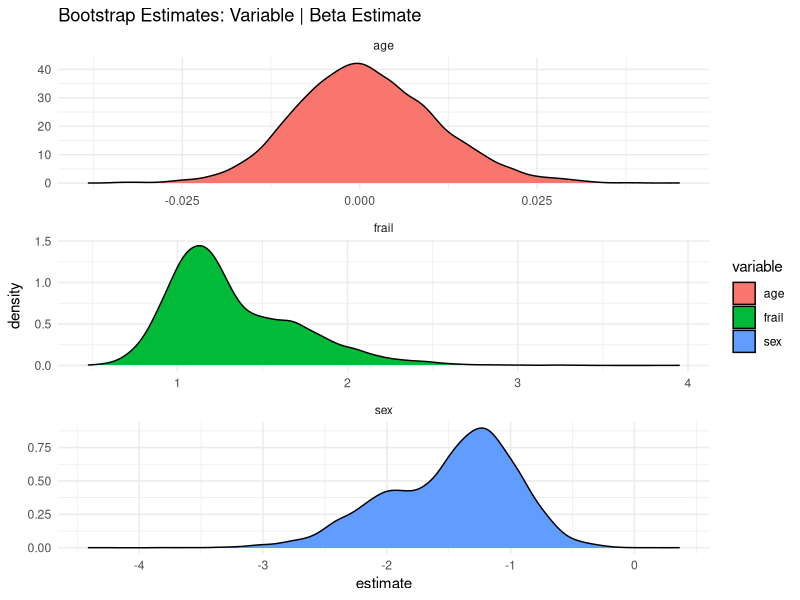

Recreate this plot in R.
## ---- chunk 1
knitr::opts_chunk$set(echo = TRUE)
suppressPackageStartupMessages( library(survival))
suppressPackageStartupMessages( library(survminer))
suppressPackageStartupMessages( library(boot))
suppressPackageStartupMessages( library(ggplot2))
suppressPackageStartupMessages( library(parallel))
suppressPackageStartupMessages( library(data.table))
## ---- chunk 2
data("kidney")
kidney <- data.table(kidney)
#parallelize bootstrap to speed up compute
B <- 1e04

bs_res <- rbindlist(mclapply(1:B, function(b) {
  pick_indices <- sample(1:nrow(kidney), size = nrow(kidney), replace = T)
  bs_data <- kidney[pick_indices]
  bs_mod <- coxph(Surv(time, status) ~ age + sex + frail , data = bs_data)
  df_coef <- data.table(variable = names(bs_mod$coefficients) ,
                         estimate = as.numeric(bs_mod$coefficients), 
                         estimate_type = 'Beta',  stringsAsFactors = F)
  df_se <- data.table(variable = names(bs_mod$coefficients) ,
                         estimate = sqrt(diag(bs_mod$var)), 
                         estimate_type = 'Standard Error',  stringsAsFactors = F)
  return(rbindlist(list(df_coef, df_se)))
}, mc.cores = 10))

#summarize bootstrap results
sum_res <- bs_res[ ,.(bs_mean = mean(estimate, na.rm=T)),.(variable,estimate_type)]
se <- sum_res[estimate_type == 'Standard Error']$bs_mean
sum_res <- sum_res[estimate_type == 'Beta']
sum_res <- transform(sum_res, 
                     std_err = paste0('[',round(bs_mean - 1.645*se,digits = 3),',',round(bs_mean + 1.645*se,digits = 3),']'),
                     bs_mean = round(bs_mean, digits = 3),
                     estimate_type = NULL)
setnames(sum_res, names(sum_res), c('Variable','Estimate (Mean)','Std Error (1.645 * Mean SE)'))
knitr::kable(sum_res,caption = 'PH Regression: Bootstrap Results (B = 10,000)',align = 'c')
## ---- chunk 3
############Function for bootstrapping "Age"
bs_fun_age <- function(data, indices){
	bs_dat <- data[indices,]
  	res.cox <- coxph(Surv(time, status) ~ age + sex + frail , data = bs_dat)
  	return(c(as.numeric(res.cox$coefficients["age"])))
}
############Sex
bs_fun_sex <- function(data, indices){
	bs_dat <- data[indices,]
  	res.cox <- coxph(Surv(time, status) ~ age + sex + frail , data = bs_dat)
  	return(as.numeric(res.cox$coefficients["sex"]))
}
############Frail
bs_fun_frail <- function(data, indices){
	bs_dat <- data[indices,]
  	res.cox <- coxph(Surv(time, status) ~ age + sex + frail , data = bs_dat)
  	return(as.numeric(res.cox$coefficients["frail"]))
}

#boot objects
bs_res_age <- suppressWarnings(boot(kidney, bs_fun_age, R=B,parallel = 'multicore',
                                    ncpus = 10))
bs_res_sex <- suppressWarnings(boot(kidney, bs_fun_sex, R=B, parallel = 'multicore',
                                    ncpus=10))
bs_res_frail <- suppressWarnings(boot(kidney, bs_fun_frail, R=B, parallel = 'multicore',
                                      ncpus = 10))
#ci results
bs_ci_age <- suppressWarnings(boot.ci(bs_res_age, conf = 0.90, 
                                      var.t0 = NULL, type = "norm", parallel = 'multicore',
                                      ncpus = 10))

bs_ci_sex <- suppressWarnings(boot.ci(bs_res_sex, conf = 0.90, var.t0 = NULL, type = "norm", 
                                      parallel = 'multicore', ncpus = 10))

bs_ci_frail <- suppressWarnings(boot.ci(bs_res_frail, conf = 0.90, var.t0 = NULL, type = "norm", 
                                        parallel = 'multicore', ncpus = 10))

# summarize and table it up
get_upper_lower <- function(x){
  upper = round(x$normal[2],digits = 3)
  lower = round(x$normal[3], digits = 3)
  return(paste0('[',upper,',',lower,']'))
}

comp_table <- data.frame(
  variable = c('age','sex','frail'),
  interval = c(get_upper_lower(bs_ci_age),get_upper_lower(bs_ci_sex),get_upper_lower(bs_ci_frail)),
  interval_by_hand = sum_res[,3,with=F],
  stringsAsFactors = F
)
# setnames(comp_table, names(comp_table), c('Variable', 'Interval: boot Package',
#                                           'Interval: Hand Calculation'))
# knitr::kable(comp_table,caption = 'Bootstrap Results Comparison (B = 10,000)',align = 'c')
## ---- chunk 4
ggplot(bs_res[estimate_type == 'Beta'], aes(x = estimate, fill = variable) ) + geom_density() + theme_minimal() + facet_wrap(~variable,scales = 'free',nrow=3) + ggtitle('Bootstrap Estimates: Variable | Beta Estimate ')

## ---- chunk 5
age_bca <- suppressWarnings(boot.ci(bs_res_age, conf = 0.90, var.t0 = NULL, type = "bca"))
sex_bca <- suppressWarnings(boot.ci(bs_res_sex, conf = 0.90, var.t0 = NULL, type = "bca"))
frail_bca <- suppressWarnings(boot.ci(bs_res_frail, conf = 0.90, var.t0 = NULL, type = "bca"))

get_upper_lower_bca <- function(x){
  upper = round(x$bca[4],digits = 3)
  lower = round(x$bca[5], digits = 3)
  return(paste0('[',upper,',',lower,']'))
}

bs_beta_est <- bs_res[estimate_type == 'Beta']
beta_list <- split(bs_beta_est, bs_beta_est$variable)
perc_res <- lapply(beta_list, function(x){
  paste0('[',round(quantile(x$estimate, probs = 0.05), digits = 3),',',round(quantile(x$estimate, probs = 0.95), digits = 3),']')
})

bca_table <- data.frame(
  variable = c('age','sex','frail'),
  interval_bca = c(get_upper_lower_bca(age_bca),get_upper_lower_bca(sex_bca),get_upper_lower_bca(frail_bca)),
  interval_norm = comp_table[,2],
  interval_by_hand = sum_res[,3,with=F],
  interval_hand_perc = c(perc_res$age, perc_res$sex, perc_res$frail),
  stringsAsFactors = F)

#only need two tables
setnames(bca_table, names(bca_table), c('Variable', 'boot (BCa)','boot (Normal)',
                                          'Hand calc (Normal)', 'Hand calc (Percentile)'))
knitr::kable(bca_table,caption = 'Bootstrap Results Comparison (B = 10,000)',align = 'c')
## ---- chunk 6
suppressPackageStartupMessages( library(parallel))
suppressPackageStartupMessages( library(data.table))
data("kidney")
kidney <- data.table(kidney)
#parallelize bootstrap to speed up compute
B <- 1e04

bs_res <- rbindlist(mclapply(1:B, function(b) {
  pick_indices <- sample(1:nrow(kidney), size = nrow(kidney), replace = T)
  bs_data <- kidney[pick_indices]
  bs_mod <- coxph(Surv(time, status) ~ age + sex + disease + frail , 
                  data = bs_data)
  df_coef <- data.table(variable = names(bs_mod$coefficients) ,
                         estimate = as.numeric(bs_mod$coefficients), 
                         estimate_type = 'Beta',  stringsAsFactors = F)
  df_se <- data.table(variable = names(bs_mod$coefficients) ,
                         estimate = sqrt(diag(bs_mod$var)), 
                         estimate_type = 'Standard Error',  
                      stringsAsFactors = F)
  return(rbindlist(list(df_coef, df_se)))
}, mc.cores = 10))

#summarize bootstrap results
sum_res <- bs_res[ ,.(bs_mean = mean(estimate, na.rm=T)),.(variable,estimate_type)]
se <- sum_res[estimate_type == 'Standard Error']$bs_mean
sum_res <- sum_res[estimate_type == 'Beta']
sum_res <- transform(sum_res, 
              std_err = paste0('[',round(bs_mean + 1.645*se,digits = 3),',',
                                      round(bs_mean - 1.645*se,digits = 3),']'),
              bs_mean = round(bs_mean, digits = 3),
              estimate_type = NULL)
setnames(sum_res, names(sum_res), 
         c('Variable','Estimate (Mean)','Std Error (1.645 * Mean SE)'))
